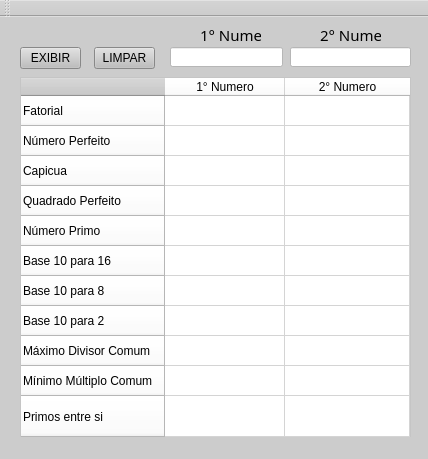
<?xml version="1.0" encoding="UTF-8"?>
<ui version="4.0">
 <class>MainWindow</class>
 <widget class="QMainWindow" name="MainWindow">
  <property name="geometry">
   <rect>
    <x>0</x>
    <y>0</y>
    <width>428</width>
    <height>459</height>
   </rect>
  </property>
  <property name="windowTitle">
   <string>Numeros Naturais</string>
  </property>
  <property name="autoFillBackground">
   <bool>false</bool>
  </property>
  <property name="styleSheet">
   <string notr="true">background-color: rgb(204, 204, 204);</string>
  </property>
  <widget class="QWidget" name="centralWidget">
   <widget class="QPushButton" name="pushButtonExibir">
    <property name="geometry">
     <rect>
      <x>20</x>
      <y>30</y>
      <width>61</width>
      <height>22</height>
     </rect>
    </property>
    <property name="styleSheet">
     <string notr="true">background-color: rgb(190, 190, 190);
font: 11pt &quot;AR CENA&quot;;</string>
    </property>
    <property name="text">
     <string>EXIBIR</string>
    </property>
   </widget>
   <widget class="QLineEdit" name="lineEditPrimeiroNumero">
    <property name="geometry">
     <rect>
      <x>170</x>
      <y>30</y>
      <width>113</width>
      <height>20</height>
     </rect>
    </property>
    <property name="font">
     <font>
      <weight>75</weight>
      <bold>true</bold>
     </font>
    </property>
    <property name="styleSheet">
     <string notr="true">background-color: rgb(255, 255, 255);</string>
    </property>
    <property name="alignment">
     <set>Qt::AlignCenter</set>
    </property>
   </widget>
   <widget class="QLineEdit" name="lineEditSegundoNumero">
    <property name="geometry">
     <rect>
      <x>290</x>
      <y>30</y>
      <width>121</width>
      <height>20</height>
     </rect>
    </property>
    <property name="font">
     <font>
      <weight>75</weight>
      <bold>true</bold>
     </font>
    </property>
    <property name="styleSheet">
     <string notr="true">background-color: rgb(255, 255, 255);</string>
    </property>
    <property name="alignment">
     <set>Qt::AlignCenter</set>
    </property>
   </widget>
   <widget class="QLabel" name="label">
    <property name="geometry">
     <rect>
      <x>200</x>
      <y>10</y>
      <width>61</width>
      <height>16</height>
     </rect>
    </property>
    <property name="font">
     <font>
      <family>AR CENA</family>
      <pointsize>11</pointsize>
      <weight>50</weight>
      <italic>false</italic>
      <bold>false</bold>
     </font>
    </property>
    <property name="styleSheet">
     <string notr="true">font: 11pt &quot;AR CENA&quot;;</string>
    </property>
    <property name="text">
     <string>1° Numero</string>
    </property>
   </widget>
   <widget class="QLabel" name="label_2">
    <property name="geometry">
     <rect>
      <x>320</x>
      <y>10</y>
      <width>61</width>
      <height>16</height>
     </rect>
    </property>
    <property name="font">
     <font>
      <family>AR CENA</family>
      <pointsize>11</pointsize>
      <weight>50</weight>
      <italic>false</italic>
      <bold>false</bold>
     </font>
    </property>
    <property name="styleSheet">
     <string notr="true">font: 11pt &quot;AR CENA&quot;;</string>
    </property>
    <property name="text">
     <string>2° Numero</string>
    </property>
   </widget>
   <widget class="QTableWidget" name="tableWidgetResultados">
    <property name="geometry">
     <rect>
      <x>20</x>
      <y>60</y>
      <width>391</width>
      <height>361</height>
     </rect>
    </property>
    <property name="styleSheet">
     <string notr="true">background-color: rgb(255, 255, 255);
font: 11pt &quot;AR CENA&quot;;</string>
    </property>
    <attribute name="horizontalHeaderDefaultSectionSize">
     <number>120</number>
    </attribute>
    <attribute name="horizontalHeaderStretchLastSection">
     <bool>true</bool>
    </attribute>
    <attribute name="verticalHeaderCascadingSectionResizes">
     <bool>false</bool>
    </attribute>
    <attribute name="verticalHeaderShowSortIndicator" stdset="0">
     <bool>false</bool>
    </attribute>
    <attribute name="verticalHeaderStretchLastSection">
     <bool>true</bool>
    </attribute>
    <row>
     <property name="text">
      <string>Fatorial</string>
     </property>
    </row>
    <row>
     <property name="text">
      <string>Número Perfeito</string>
     </property>
    </row>
    <row>
     <property name="text">
      <string>Capicua</string>
     </property>
    </row>
    <row>
     <property name="text">
      <string>Quadrado Perfeito</string>
     </property>
    </row>
    <row>
     <property name="text">
      <string>Número Primo</string>
     </property>
    </row>
    <row>
     <property name="text">
      <string>Base 10 para 16</string>
     </property>
    </row>
    <row>
     <property name="text">
      <string>Base 10 para 8 </string>
     </property>
    </row>
    <row>
     <property name="text">
      <string>Base 10 para 2</string>
     </property>
    </row>
    <row>
     <property name="text">
      <string>Máximo Divisor Comum</string>
     </property>
    </row>
    <row>
     <property name="text">
      <string>Mínimo Múltiplo Comum</string>
     </property>
    </row>
    <row>
     <property name="text">
      <string>Primos entre si</string>
     </property>
    </row>
    <column>
     <property name="text">
      <string>1° Numero</string>
     </property>
    </column>
    <column>
     <property name="text">
      <string>2° Numero</string>
     </property>
    </column>
    <item row="0" column="0">
     <property name="textAlignment">
      <set>AlignCenter</set>
     </property>
    </item>
   </widget>
   <widget class="QPushButton" name="pushButton">
    <property name="geometry">
     <rect>
      <x>94</x>
      <y>30</y>
      <width>61</width>
      <height>22</height>
     </rect>
    </property>
    <property name="styleSheet">
     <string notr="true">background-color: rgb(190, 190, 190);
font: 11pt &quot;AR CENA&quot;;</string>
    </property>
    <property name="text">
     <string>LIMPAR</string>
    </property>
   </widget>
   <zorder>tableWidgetResultados</zorder>
   <zorder>pushButtonExibir</zorder>
   <zorder>lineEditPrimeiroNumero</zorder>
   <zorder>lineEditSegundoNumero</zorder>
   <zorder>label</zorder>
   <zorder>label_2</zorder>
   <zorder>pushButton</zorder>
  </widget>
  <widget class="QToolBar" name="mainToolBar">
   <attribute name="toolBarArea">
    <enum>TopToolBarArea</enum>
   </attribute>
   <attribute name="toolBarBreak">
    <bool>false</bool>
   </attribute>
  </widget>
  <widget class="QStatusBar" name="statusBar"/>
 </widget>
 <layoutdefault spacing="6" margin="11"/>
 <resources/>
 <connections/>
</ui>
